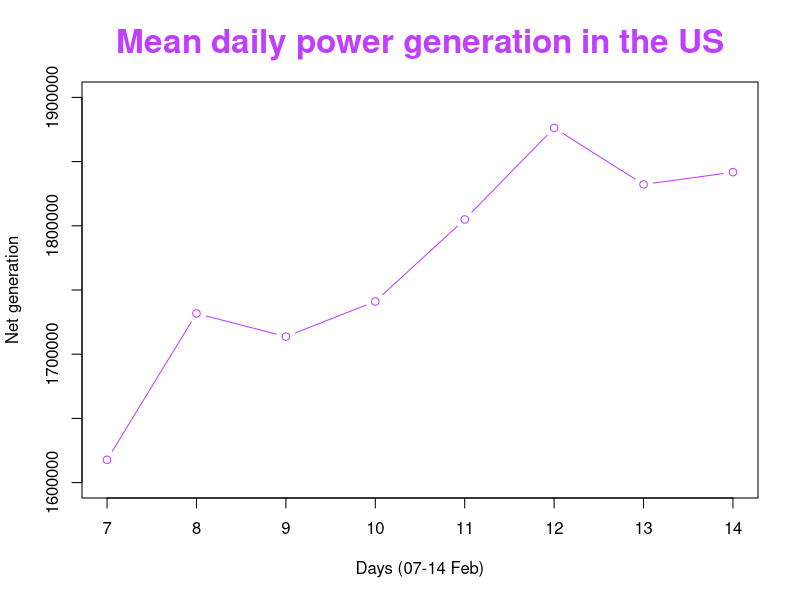
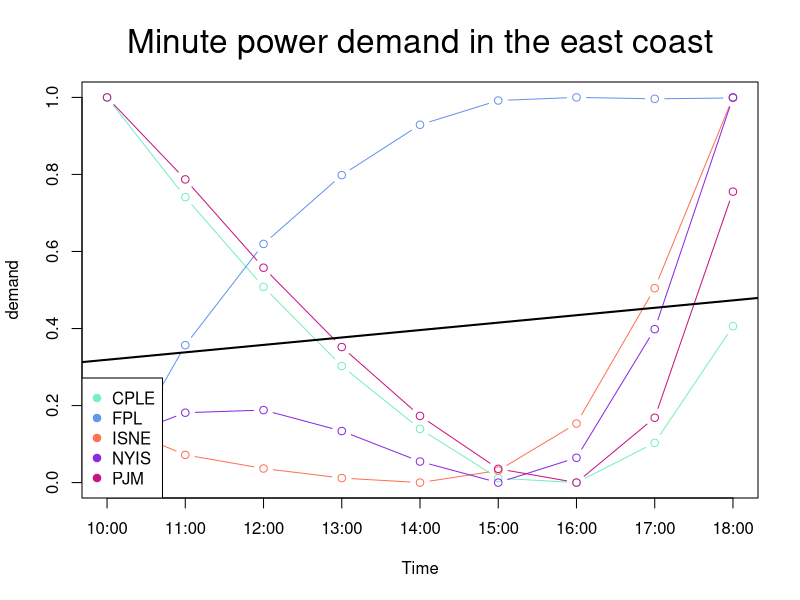
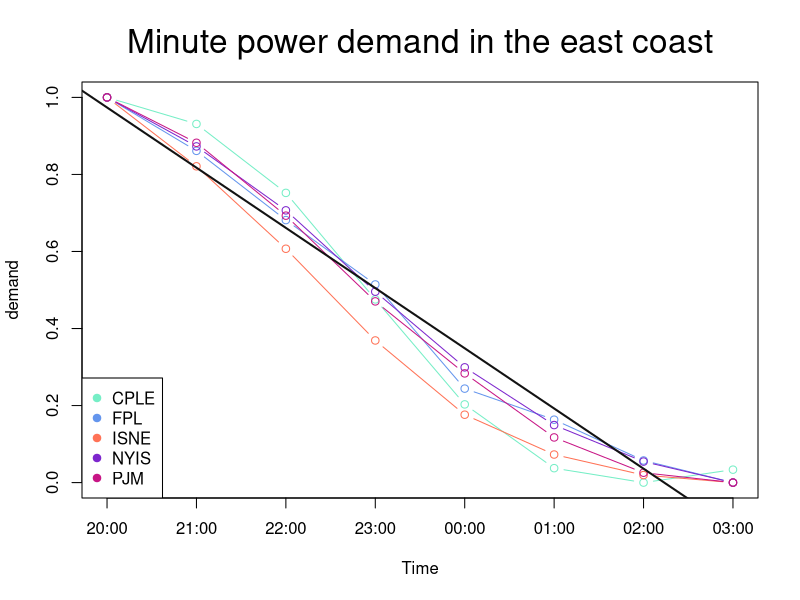

These charts were generated, in order, by the following R code:
## ---- chunk 1
#import libraries
install.packages("dplyr")
install.packages("tidyr")
install.packages("matrixcalc")
install.packages("zoo")
library(dplyr)
library(tidyr)
library(matrixcalc)
library(zoo)

## ---- chunk 2
#Reading Data
A <- read.delim("table.tsv")
A$DateTime <- as.POSIXct( A$megawatthours, tz = "EST", "%H:%M EST %m/%d/%Y" )

## ---- chunk 3
A<-distinct(A)
## ---- chunk 4
# The dimensions of the cube are the Power stations and the dimension of date time.
data_cube<- with(A,cbind(BPAT=Net.generation,CISO	=Net.generation.1, CPLE=Net.generation.2,ERCO= Net.generation.3, FPL=Net.generation.4,ISNE= Net.generation.5,MISO= Net.generation.6,
                         NYIS =Net.generation.7 , PACW=Net.generation.8 , PJM=Net.generation.9 ,United_States_Lower = Net.generation.10,Date=as.integer(format(as.Date(A[,'DateTime']), "%Y%m%d"))))

## ---- chunk 5
n<-dim(data_cube)[1]#The number of rows in the data frame is
datacube_timezon<-cbind(data_cube[4:n,c(1,2)],data_cube[1:(n-3),3],data_cube[2:(n-2),4],data_cube[1:(n-3),c(5,6)],data_cube[2:(n-2),7],data_cube[1:(n-3),8],data_cube[4:n,9],data_cube[1:(n-3),c(10,11,12)] )
## ---- chunk 6
index<-which(data_cube[,'Date']>"20210206" & data_cube[,'Date']<"20210215" )
Silce_cube<-datacube_timezon[index,]
## ---- chunk 7
temp<-data_cube[index,]
rownames(temp) <- c(temp[,"Date"])
temp<-temp[,colnames(temp)!="Date"]
roll_up <-  rowsum(temp,row.names(temp))
data_mean<-rowMeans(roll_up[,1:11]) #Daily average performance
## ---- chunk 8
data_frame<-tibble(data_mean)
days<- as.integer(substr(names(roll_up[,1]), nchar(names(roll_up[,1])) - 2 + 1, nchar(names(roll_up[,1]))) )

pdf(file = "outputHW1/Week3_Mean_daily_power.pdf",   
    width = 8, # The width of the plot in inches
    height = 5) # The height of the plot in inches


# create an empty plot
plot(1, type="n", xlab="", ylab="", xlim = c(days[1],days[8]), ylim=c(1600000 ,1900000 ))
# rearrange in a new, temporary dataframe
DF <- data.frame ( Time = days, Demand = data_frame)
# plot
lines( DF, col = 'darkorchid1', type = 'b' )
title(main = "Mean daily power generation in the US",
      xlab = "Days (07-14 Feb)", ylab = "Net generation",
      cex.main = 2,   font.main = 2, col.main = "darkorchid1")
dev.off()
## ---- chunk 9
# The dimensions of the cube are the Demand Power of the stations and the dimension of date time.
data_cube_2_1<- with(A,cbind( CPLE=Demand.2, FPL=Demand.4,ISNE= Demand.5,
                         NYIS =Demand.7 , PJM=Demand.9 ,Time=as.integer(format(A[,'DateTime'], format = "%H"))))

# Complete missing values according to Last Observation in data cube
data_cube_2_1<-na.locf(data_cube_2_1,fromLast=TRUE)
## ---- chunk 10
#Silce cube
index_2_1<-which(data_cube_2_1[,'Time']>9 & data_cube_2_1[,'Time']<19 )
Silce_cube_2_1<-data_cube_2_1[index_2_1,]
## ---- chunk 11
temp_2_1<-data_cube_2_1[index_2_1,]
rownames(temp_2_1) <- c(temp_2_1[,"Time"])
temp_2_1<-temp_2_1[,colnames(temp_2_1)!="Time"]
roll_up_2_1 <-  rowsum(temp_2_1,row.names(temp_2_1))
## ---- chunk 12
# linear fit
LM <- list(  CPLE = NA,  FPL = NA,  ISNE = NA,  NYIS = NA, PJM = NA)
# Creating a dataframe for performing linear regression
df_2_1<-data.frame (roll_up_2_1)
# Data normalization function min-max method.
min_max_norm <- function(x) {
    (x - min(x)) / (max(x) - min(x))
}
#Data normalization
Demand_norm_2_1 <- as.data.frame(lapply(df_2_1, min_max_norm))


#Linear regression formula (U^T*U)^-1*U^T*y
#Create a U matrix for linear regression 
mat2_1_data <- c(rep(c(1),9),c(10:18))
mat2_1 <- matrix(mat2_1_data,nrow=2,ncol=9,byrow=TRUE)

#Create a power function
"%^%" <- function(mat, power) 
  with(eigen(mat), vectors %*% (values^power * t(vectors))) 

pdf(file = "outputHW1/Week3_Minute_power_demand_1.pdf",   
    width = 8, # The width of the plot in inches
    height = 5) # The height of the plot in inches
# create an empty plot
plot(1, type="n", xlab="", ylab="",xaxt="n",xlim = c(10,18), ylim=c(0 ,1))
axis(1, at=c(10:18),labels=c("10:00","11:00","12:00","13:00","14:00","15:00","16:00","17:00","18:00"))
demands <- seq(5) 
#initialization a&b
a<-0
b<-0
colors<-c("aquamarine2","cornflowerblue","coral1","blueviolet","mediumvioletred") #Vector of colors
#A loop that draws a line for each station
for ( i in demands ) {
   # rearrange in a new, temporary dataframe
   DF <- data.frame ( Time =c(10:18), Demand = Demand_norm_2_1[,i] )
   # plot
   lines( DF, col = colors[i], type = 'b' )
   # linear fit
   #Note: 'U' have been in Transformation form
   X_T_X<-((mat2_1)%*% t(mat2_1)) #U^T*U
   Vector_df1<-c(t(DF[2])) #transfer Y df to Vector
   X_T_y<-((mat2_1))%*% (Vector_df1) #U^T*y
   LM[[ i ]] <-(X_T_X%^% (-1))%*% X_T_y #(U^T*U)^-1*U^T*y
   a <- a+(LM[[ i ]])[1]
   b <- b+(LM[[ i ]])[2]
}

abline(a/5, b/5, col = "black", lw =2) #calculated the average regression lines of five stations on the east coast.
title(main = "Minute power demand in the east coast",
      xlab = "Time", ylab = "demand",
      cex.main = 2,   font.main = 1, col.main = "black")
legend( 'bottomleft', col = colors, pch = 19,legend = names(Demand_norm_2_1) )

dev.off()
## ---- chunk 13
index_2_2<-which(data_cube_2_1[,'Time']>19 | data_cube_2_1[,'Time']<4 )
Silce_cube_2_2<-data_cube_2_1[index_2_2,]
## ---- chunk 14
temp_2_2<-data_cube_2_1[index_2_2,]
rownames(temp_2_2) <- c(temp_2_2[,"Time"])
temp_2_2<-temp_2_2[,colnames(temp_2_2)!="Time"]
roll_up_2_2 <-  rowsum(temp_2_2,row.names(temp_2_2))
## ---- chunk 15
# linear fit
LM <- list(  CPLE = NA,  FPL = NA,  ISNE = NA,  NYIS = NA, PJM = NA)
df_2_2<-data.frame (roll_up_2_2)
#Data normalization
Demand_norm_2_2 <- as.data.frame(lapply(df_2_2, min_max_norm))



#Linear regression formula (U^T*U)^-1*U^T*y
#Create a U matrix for linear regression 
mat2_2_data <- c(rep(c(1),8),c(1:8))
mat2_2 <- matrix(mat2_2_data,nrow=2,ncol=8,byrow=TRUE)

#Enter the data in the order of the hours from 20:00-03:00
order_data<-Demand_norm_2_2[c(4,5,6,7,1,2,3,8),]


pdf(file = "outputHW1/Week3_Minute_power_demand_2.pdf",   
    width = 8, # The width of the plot in inches
    height = 5) # The height of the plot in inches

# create an empty plot
plot(1, type="n", xlab="", ylab="",xaxt="n", xlim = c(1,8), ylim=c(0 ,1))
axis(1, at=c(1:8),labels=c("20:00","21:00","22:00","23:00","00:00","01:00","02:00","03:00"))
demands <-seq(5)
#initialization a&b
a<-0
b<-0
colors<-c("aquamarine2","cornflowerblue","coral1","purple3","mediumvioletred") #Vector of colors
#A loop that draws a line for each station
for ( i in demands ) {
   # rearrange in a new, temporary dataframe
   DF <- data.frame ( Time =c(1,8), Demand = order_data[,i] )
   # plot
   lines( DF[2], col = colors[i], type = 'b' )
   # linear fit
   #Note: 'U' have been in Transformation form
   X_T_X<-((mat2_2)%*% t(mat2_2)) #U^T*U
   Vector_df2<-c(t(DF[2])) #transfer Y df to Vector
   X_T_y<-((mat2_2))%*% (Vector_df2) #U^T*y
   LM[[ i ]] <-(X_T_X%^% (-1))%*% X_T_y #(U^T*U)^-1*U^T*y
   a <- a+(LM[[ i ]])[1]
   b <- b+(LM[[ i ]])[2]
}
abline(a/5, b/5, col = 'gray7', lw =2) #calculated the average regression lines of five stations on the east coast.
title(main = "Minute power demand in the east coast",
      xlab = "Time", ylab = "demand",
      cex.main = 2,   font.main = 1, col.main = "black")
legend( 'bottomleft', col = colors, pch = 19,legend = names(order_data) )

dev.off()
